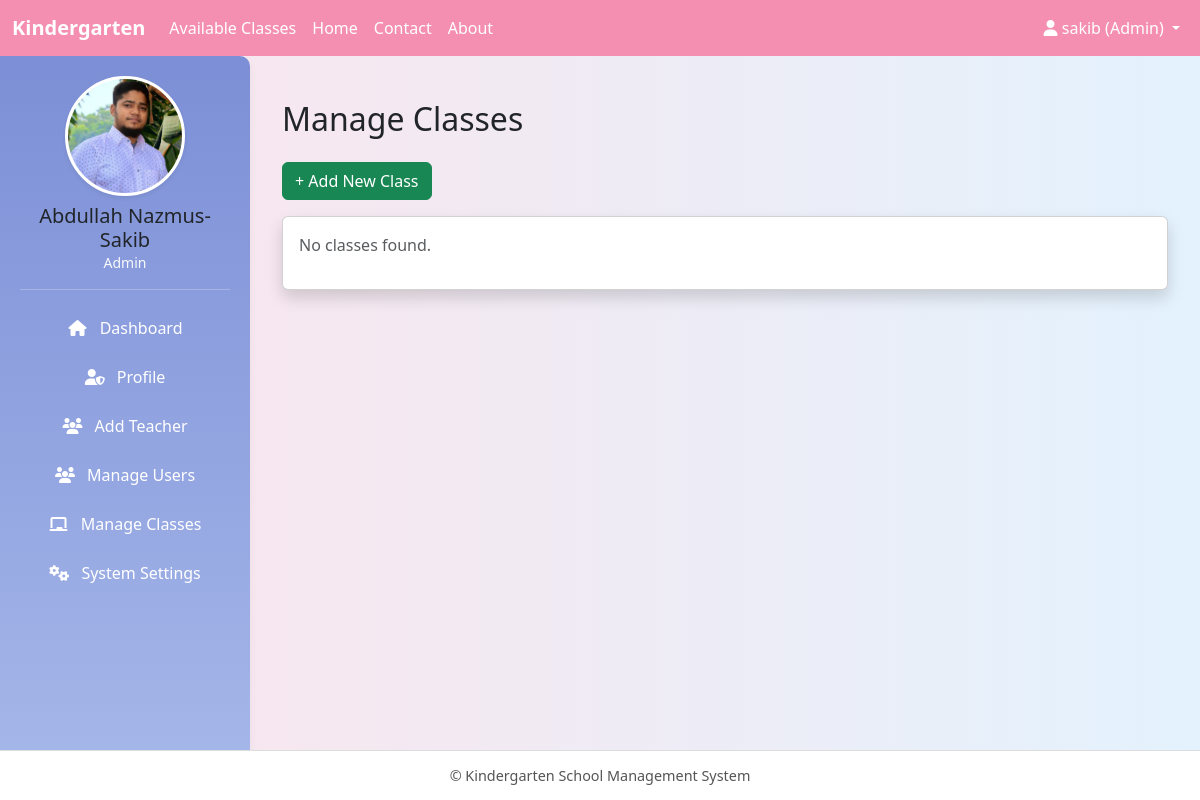
Before: /manage_classes_by_admin/ (signed in) with the older database file.
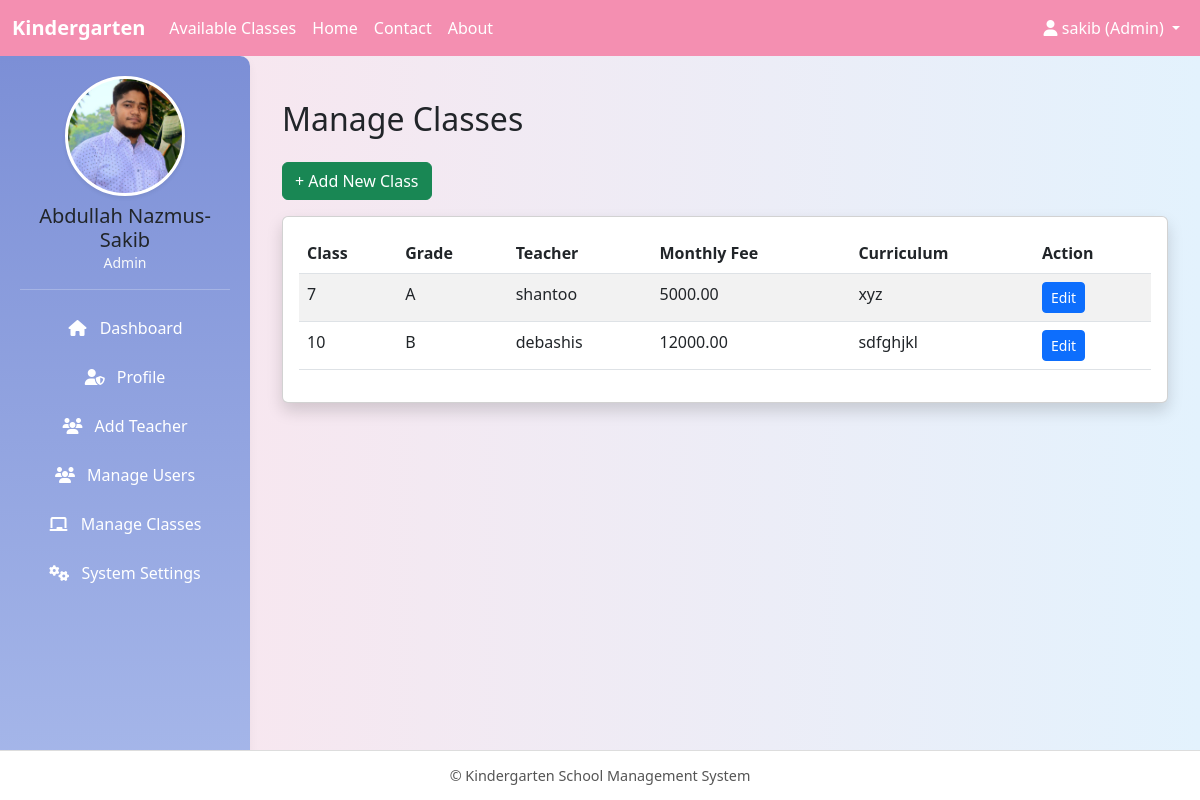
After: the same page with the newer database file.
### core/models.py (models this page shows, shortened)
class ClassRoom(models.Model):
    name = models.CharField(max_length=64, unique=True)   # Play, KG, One, Two…
    grade = models.CharField(max_length=32, blank=True)
    curriculum = models.TextField(blank=True)             # Curriculum details
    teacher = models.ForeignKey(
        'User',
        on_delete=models.SET_NULL,
        null=True, blank=True,
        limit_choices_to={'role': 'teacher'}
    )
    monthly_fee = models.DecimalField(max_digits=10, decimal_places=2, default=0.00)

class User(AbstractUser):
    ROLE_CHOICES = (
        ("admin", "Admin"),
        ("teacher", "Teacher"),
        ("student", "Student"),
    )
    role = models.CharField(max_length=10, choices=ROLE_CHOICES)

### core/views.py (the view)
# urls.py: path("manage_classes_by_admin/", views.manage_classes_by_admin, name="manage_classes_by_admin"),
@login_required
def manage_classes_by_admin(request):
    if request.user.role != "admin":
        messages.error(request, "Permission denied.")
        return redirect("dashboard")
    classes = ClassRoom.objects.all()
    return render(request, "admin/manage_classes.html", {"classes": classes})

### core/templates/admin/manage_classes.html (shortened to what this page needs)
{% extends "base.html" %}
{% block content %}
<div class="container mt-4">
    <h2 class="mb-4">Manage Classes</h2>
    <a href="{% url 'add_class_by_admin' %}" class="btn btn-success mb-3">+ Add New Class</a>
    <div class="card shadow">
        <div class="card-body">
            {% if classes %}
            <table class="table table-striped">
                <thead>
                    <tr>
                        <th>Class</th>
                        <th>Grade</th>
                        <th>Teacher</th>
                        <th>Monthly Fee</th>
                        <th>Curriculum</th>
                        <th>Action</th>
                    </tr>
                </thead>
                <tbody>
                    {% for c in classes %}
                    <tr>
                        <td>{{ c.name }}</td>
                        <td>{{ c.grade }}</td>
                        <td>{% if c.teacher %}{{ c.teacher.username }}{% else %}-{% endif %}</td>
                        <td>{{ c.monthly_fee }}</td>
                        <td>{{ c.curriculum|truncatewords:10 }}</td>
                        <td>
                            <a href="{% url 'edit_class_by_admin' c.id %}" class="btn btn-sm btn-primary">Edit</a>
                        </td>
                    </tr>
                    {% endfor %}
                </tbody>
            </table>
            {% else %}
                <p class="text-muted">No classes found.</p>
            {% endif %}
        </div>
    </div>
</div>
{% endblock %}

Changed rows visible on the page:
added ClassRoom: name "7", grade "A", teacher.username "shantoo", monthly_fee "5000.00", curriculum "xyz"
added ClassRoom: name "10", grade "B", teacher.username "debashis", monthly_fee "12000.00", curriculum "sdfghjkl"
Other visible differences:
text no longer shown: "No classes found."
text now shown: "Class Grade Teacher Monthly Fee Curriculum Action"
